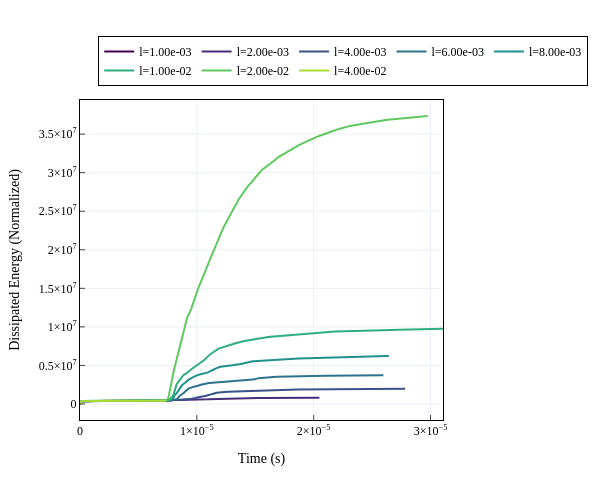
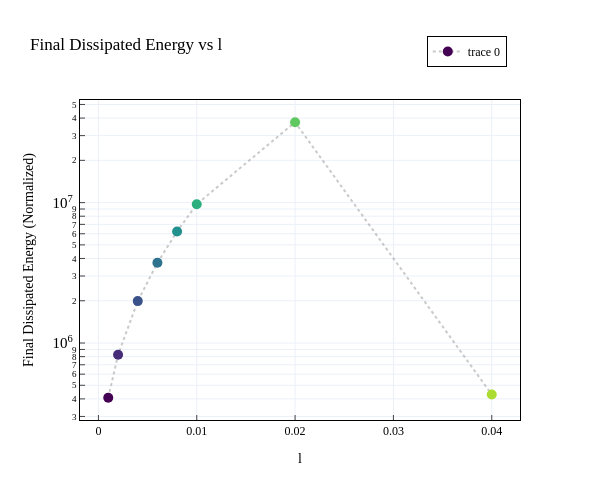

Notebook cell for these charts, in order:
### Code cell
fig_edis = go.Figure()
fig_edis_final = go.Figure()

# Lists to store data for the final plot
final_edis_x = []
final_edis_y = []
final_edis_std = []
final_labels = []
final_colors = []

for (config_vals, group_indices), color in zip(sorted_groups, colors):
    subset = df.loc[group_indices]
    all_runs_data = []

    # Load all dataframes in this group
    for _, row in subset.iterrows():
        df_run = load_simulation_h5(row["path"])
        df_run["dissipated_energy_norm"] = (
            df_run["dissipated_energy"] / row["norm_factor"]
        )
        # df_run["dissipated_energy_norm"] = (
        #    (df_run["dissipated_energy"]+df_run["contact_dissipation"]) / row["norm_factor"]
        # )
        all_runs_data.append(df_run[["time", "dissipated_energy_norm"]])

    combined = (
        pd.concat(all_runs_data)
        .groupby("time")["dissipated_energy_norm"]
        .agg(["mean", "std"])
        .reset_index()
        .sort_values("time")
    )
    combined["std"] = combined["std"].fillna(0)

    current_val = subset.iloc[0][order_by]
    label = f"{order_by}={current_val:.2e}"

    # --- Plot 1: Time Series (fig_edis) ---
    if group_by is not None:
        fig_edis.add_trace(
            go.Scatter(
                x=pd.concat([combined["time"], combined["time"][::-1]]),
                y=pd.concat(
                    [
                        combined["mean"] + combined["std"],
                        (combined["mean"] - combined["std"])[::-1],
                    ]
                ),
                fill="toself",
                fillcolor=color.replace("rgb", "rgba").replace(")", ", 0.2)"),
                line=dict(color="rgba(255,255,255,0)"),
                hoverinfo="skip",
                showlegend=False,
            )
        )

    fig_edis.add_trace(
        go.Scatter(
            x=combined["time"],
            y=combined["mean"],
            mode="lines",
            line=dict(color=color, width=2),
            name=label,
        )
    )

    # --- Collect data for Plot 2: Final Values ---
    final_row = combined.iloc[-1]
    final_edis_x.append(current_val)
    final_edis_y.append(final_row["mean"])
    final_edis_std.append(final_row["std"])
    final_labels.append(label)
    final_colors.append(color)

fig_edis.layout = get_layout()
fig_edis.update_layout(
    xaxis_title="Time (s)",
    yaxis_title="Dissipated Energy (Normalized)",
    legend=dict(x=1.4, orientation="h"),
    showlegend=True,
)

# --- Create the Final Value Plot ---
fig_edis_final.add_trace(
    go.Scatter(
        x=final_edis_x,
        y=final_edis_y,
        mode="markers+lines",
        marker=dict(color=final_colors, size=10),
        line=dict(color="rgba(150,150,150,0.5)", dash="dot"),
        error_y=dict(
            type="data", array=final_edis_std, visible=True
        ),  # Added error bars
        text=final_labels,
        hoverinfo="text+x+y",
    )
)

# Layout for Dissipated Energy Summary
fig_edis_final.layout = get_layout()
fig_edis_final.update_layout(
    title=f"Final Dissipated Energy vs {order_by}",
    xaxis_title=order_by,
    yaxis_title="Final Dissipated Energy (Normalized)",
    xaxis_type="linear",
    yaxis_type="log",
    template="plotly_white",
)

fig_edis.show()
fig_edis_final.show()

### Figure 1 — Plotly figure (JSON) as saved in the notebook; plotly's stock layout.template omitted (floating-point values rounded to 4 significant figures; data arrays with more than 128 entries replaced by an {"elided": "..."} marker saying what was removed)
{"data": [{"line": {"color": "rgb(68, 1, 84)", "width": 2}, "mode": "lines", "name": "l=1.00e-03", "type": "scatter", "x": {"elided": "131 float values"}, "y": {"elided": "131 float values"}}, {"line": {"color": "rgb(71, 44, 122)", "width": 2}, "mode": "lines", "name": "l=2.00e-03", "type": "scatter", "x": {"elided": "443 float values"}, "y": {"elided": "443 float values"}}, {"line": {"color": "rgb(59, 81, 138)", "width": 2}, "mode": "lines", "name": "l=4.00e-03", "type": "scatter", "x": {"elided": "601 float values"}, "y": {"elided": "601 float values"}}, {"line": {"color": "rgb(45, 114, 142)", "width": 2}, "mode": "lines", "name": "l=6.00e-03", "type": "scatter", "x": {"elided": "561 float values"}, "y": {"elided": "561 float values"}}, {"line": {"color": "rgb(34, 144, 140)", "width": 2}, "mode": "lines", "name": "l=8.00e-03", "type": "scatter", "x": {"elided": "571 float values"}, "y": {"elided": "571 float values"}}, {"line": {"color": "rgb(45, 174, 127)", "width": 2}, "mode": "lines", "name": "l=1.00e-02", "type": "scatter", "x": {"elided": "671 float values"}, "y": {"elided": "671 float values"}}, {"line": {"color": "rgb(96, 200, 96)", "width": 2}, "mode": "lines", "name": "l=2.00e-02", "type": "scatter", "x": {"elided": "643 float values"}, "y": {"elided": "643 float values"}}, {"line": {"color": "rgb(172, 220, 49)", "width": 2}, "mode": "lines", "name": "l=4.00e-02", "type": "scatter", "x": {"elided": "160 float values"}, "y": {"elided": "160 float values"}}], "layout": {"font": {"color": "Black", "family": "Latin-Modern", "size": 12}, "height": 500, "legend": {"bgcolor": "rgba(255, 255, 255, 0.8)", "bordercolor": "black", "borderwidth": 1, "orientation": "h", "x": 1.4, "xanchor": "right", "y": 1.2, "yanchor": "top"}, "showlegend": true, "width": 600, "xaxis": {"exponentformat": "power", "linecolor": "black", "linewidth": 1, "mirror": true, "showgrid": true, "showline": true, "tickfont": {"size": 12}, "ticks": "inside", "title": {"text": "Time (s)"}, "zeroline": false}, "yaxis": {"exponentformat": "power", "linecolor": "black", "linewidth": 1, "mirror": true, "showgrid": true, "showline": true, "tickfont": {"size": 12}, "ticks": "inside", "title": {"text": "Dissipated Energy (Normalized)"}, "zeroline": false}}}

### Figure 2 — Plotly figure (JSON) as saved in the notebook; plotly's stock layout.template omitted (floating-point values rounded to 4 significant figures)
{"data": [{"error_y": {"array": [0, 0, 0, 0, 0, 0, 0, 0], "type": "data", "visible": true}, "hoverinfo": "text+x+y", "line": {"color": "rgba(150,150,150,0.5)", "dash": "dot"}, "marker": {"color": ["rgb(68, 1, 84)", "rgb(71, 44, 122)", "rgb(59, 81, 138)", "rgb(45, 114, 142)", "rgb(34, 144, 140)", "rgb(45, 174, 127)", "rgb(96, 200, 96)", "rgb(172, 220, 49)"], "size": 10}, "mode": "markers+lines", "text": ["l=1.00e-03", "l=2.00e-03", "l=4.00e-03", "l=6.00e-03", "l=8.00e-03", "l=1.00e-02", "l=2.00e-02", "l=4.00e-02"], "type": "scatter", "x": [0.001, 0.002, 0.004, 0.006, 0.008, 0.01, 0.02, 0.04], "y": [407600.0, 825900.0, 1988000.0, 3729000.0, 6231000.0, 9743000.0, 37350000.0, 429900.0]}], "layout": {"font": {"color": "Black", "family": "Latin-Modern", "size": 12}, "height": 500, "legend": {"bgcolor": "rgba(255, 255, 255, 0.8)", "bordercolor": "black", "borderwidth": 1, "orientation": "h", "x": 0.97, "xanchor": "right", "y": 1.2, "yanchor": "top"}, "showlegend": true, "title": {"text": "Final Dissipated Energy vs l"}, "width": 600, "xaxis": {"exponentformat": "power", "linecolor": "black", "linewidth": 1, "mirror": true, "showgrid": true, "showline": true, "tickfont": {"size": 12}, "ticks": "inside", "title": {"text": "l"}, "type": "linear", "zeroline": false}, "yaxis": {"exponentformat": "power", "linecolor": "black", "linewidth": 1, "mirror": true, "showgrid": true, "showline": true, "tickfont": {"size": 12}, "ticks": "inside", "title": {"text": "Final Dissipated Energy (Normalized)"}, "type": "log", "zeroline": false}}}
